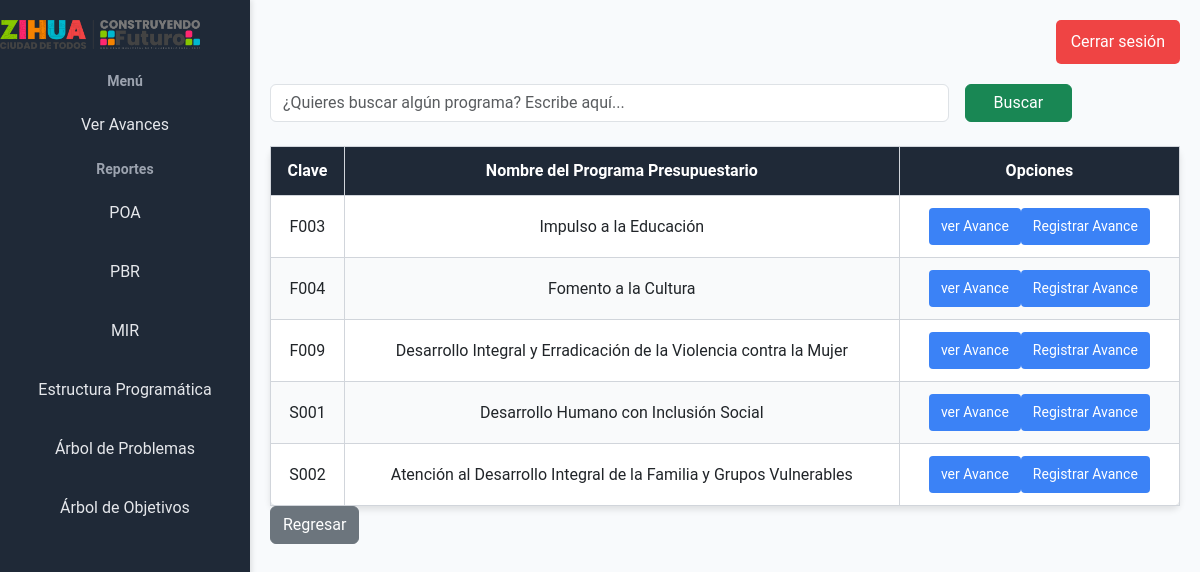
Screenshot of /formularios/programasPre.php (signed in) with the database file from the repository.
### tables this page shows
CREATE TABLE `listapp` (
  `claveProgramaP` varchar(10) NOT NULL,
  `nombreProgramaP` varchar(255) NOT NULL
);

### formularios/programasPre.php (the view, shortened to what this page needs)
<?php
include '../database/conexion.php';
$queryUsuario = "SELECT clave_area, rol FROM usuarios WHERE usr = ?";
$stmtUsuario = $conn->prepare($queryUsuario);
$stmtUsuario->bind_param("s", $_SESSION['usuario']);
$stmtUsuario->execute();
$stmtUsuario->bind_result($clave_area, $rol);
$busqueda = isset($_GET['busqueda']) ? '%' . htmlspecialchars($_GET['busqueda'], ENT_QUOTES, 'UTF-8') . '%' : '%';
if ($rol === 'admin') {
    $queryProgramas = "SELECT l.claveProgramaP, l.nombreProgramaP, u.clave_area, u.nombre_area, p.id
                       FROM listapp l
                       LEFT JOIN unidadesresponsables u ON l.claveProgramaP = u.claveProgramaP
                       LEFT JOIN programas p ON p.clave_area = u.clave_area
                       WHERE l.claveProgramaP LIKE ? OR u.nombre_area LIKE ? OR l.nombreProgramaP LIKE ?
                       GROUP BY l.claveProgramaP, l.nombreProgramaP";
    $stmtProgramas = $conn->prepare($queryProgramas);
    $stmtProgramas->bind_param("sss", $busqueda, $busqueda, $busqueda);
} else {
    $queryProgramas = "SELECT l.claveProgramaP, l.nombreProgramaP, u.clave_area, u.nombre_area, p.id
                       FROM listapp l
                       JOIN unidadesresponsables u ON l.claveProgramaP = u.claveProgramaP
                       JOIN programas p ON p.clave_area = u.clave_area
                       WHERE u.clave_area = ? AND (l.claveProgramaP LIKE ? OR u.nombre_area LIKE ? OR l.nombreProgramaP LIKE ?)
                       GROUP BY l.claveProgramaP, l.nombreProgramaP";
    $stmtProgramas = $conn->prepare($queryProgramas);
    $stmtProgramas->bind_param("ssss", $clave_area, $busqueda, $busqueda, $busqueda);
}
$stmtProgramas->execute();
$resultado = $stmtProgramas->get_result();
?>
<!DOCTYPE html>
<html lang="es">
<head>
    <link href="https://cdn.jsdelivr.net/npm/bootstrap@5.3.0/dist/css/bootstrap.min.css" rel="stylesheet">
    <link rel="stylesheet" href="../css/plan_pp.css">
</head>
<body>
    <div class="sidebar">
        <div class="logo">
            <a href="../plataforma/dashboard.php" target="_blank">
                <img src="../img/ZIHUA_C.png" alt="Logo">
            </a>
        </div>
        <nav>
            <ul>
                <li><span class="menu-title">Menú</span></li>
                <li><a href="pre_a.php">Ver Avances</a></li>
                <li><span class="menu-title">Reportes</span></li>
                <li><a href="#">POA</a></li>
                <li><a href="#">PBR</a></li>
                <li><a href="#">MIR</a></li>
                <li><a href="#">Estructura Programática</a></li>
                <li><a href="#">Árbol de Problemas</a></li>
                <li><a href="#">Árbol de Objetivos</a></li>
            </ul>
        </nav>
    </div>
    <div class="content">
        <header>
            <button type="button" class="btn-salir" onclick="location.href='../sesiones_conexiones/destruir_sesion.php';">Cerrar sesión</button>
        </header>
        <form method="GET" class="row g-3 mb-4" id="search-form">
            <div class="col-md-9">
                <input type="text" name="busqueda" id="search-input" class="form-control"
                       placeholder="¿Quieres buscar algún programa? Escribe aquí..."
                       value="<?php echo isset($_GET['busqueda']) ? htmlspecialchars($_GET['busqueda'], ENT_QUOTES, 'UTF-8') : ''; ?>">
            </div>
            <div class="col-md-3">
                <button type="submit" class="btn btn-success w-50">Buscar</button>
            </div>
        </form>
        <table>
            <thead>
                <tr>
                    <th>Clave</th>
                    <th>Nombre del Programa Presupuestario</th>
                    <th>Opciones</th>
                </tr>
            </thead>
            <tbody id="results">
                <?php
                if ($resultado->num_rows > 0) {
                    while ($row = $resultado->fetch_assoc()) {
                        echo "<tr>";
                        echo "<td>" . htmlspecialchars($row['claveProgramaP'], ENT_QUOTES, 'UTF-8') . "</td>";
                        echo "<td>" . htmlspecialchars($row['nombreProgramaP'], ENT_QUOTES, 'UTF-8') . "</td>";
                        echo "<td>";
                        if ($rol === 'admin') {
                            echo "<button class='view-button' onclick='location.href=\"pre_a.php?claveProgramaP=" . urlencode($row['claveProgramaP']) . "\";'>Mostrar</button>";
                        }
                        else{
                            echo "<button class='view-button' onclick='location.href=\"programa_presupuestario/mas_info.php?claveProgramaP=" . urlencode($row['claveProgramaP']) . "\";'>ver Avance</button>";
                            echo "<button class='view-button' onclick='location.href=\"programa_presupuestario/registrarInfo.php?claveProgramaP=" . urlencode($row['claveProgramaP']) . "\";'>Registrar Avance</button>";
                        }
                        echo "</td>";
                        echo "</tr>";
                    }
                } else {
                    echo "<tr><td colspan='3'>No se encontraron resultados.</td></tr>";
                }
                ?>
            </tbody>
        </table>
        <button type="button" class="btn btn-secondary" onclick="location.href='../plataforma/dashboard.php';">Regresar</button>
    </div>
</body>
</html>

### css/plan_pp.css (style rules this page uses)
* { margin: 0; padding: 0; box-sizing: border-box; }
body { font-family: 'Roboto', sans-serif; display: flex; height: 100vh; background-color: #F8FAFC; }
.sidebar { width: 250px; background-color: #1F2937; color: #FFFFFF; display: flex; flex-direction: column; align-items: center; padding-top: 20px; box-shadow: 2px 0 5px rgba(0, 0, 0, 0.1); }
.logo img { width: 80%; margin-bottom: 20px; }
nav ul { list-style-type: none; width: 100%; padding-left: 0; }
nav ul li { width: 100%; text-align: center; }
.menu-title { font-weight: bold; color: #9CA3AF; margin: 15px 0 10px; font-size: 14px; }
nav ul li a { display: block; padding: 15px; color: #E5E7EB; text-decoration: none; margin: 5px auto; border-radius: 4px; transition: background-color 0.3s ease, color 0.3s ease; }
.content { flex: 1; padding: 20px; overflow-x: auto; max-width: 100%; }
header { display: flex; justify-content: flex-end; margin-bottom: 20px; }
.btn-salir { background-color: #EF4444; color: white; border: none; padding: 10px 15px; border-radius: 5px; cursor: pointer; transition: background-color 0.3s ease; }
table { border-collapse: collapse; width: 100%; table-layout: auto; background-color: #FFFFFF; box-shadow: 0 4px 6px rgba(0, 0, 0, 0.1); border-radius: 8px; }
thead th { background-color: #1F2937; color: #FFFFFF; text-align: center; padding: 10px; border: 1px solid #4B5563; position: sticky; top: 0; z-index: 2; }
thead th, tbody td { padding: 12px; text-align: center; border: 1px solid #D1D5DB; }
tbody tr:nth-child(even) { background-color: #F9FAFB; }
.view-button { background-color: #3B82F6; color: white; border: none; padding: 8px 12px; border-radius: 4px; cursor: pointer; font-size: 14px; transition: background-color 0.3s, transform 0.2s; }

### rows the page displays
listapp: claveProgramaP "F003", nombreProgramaP "Impulso a la Educación"
listapp: claveProgramaP "F004", nombreProgramaP "Fomento a la Cultura"
listapp: claveProgramaP "F009", nombreProgramaP "Desarrollo Integral y Erradicación de la Violencia contra la Mujer"
listapp: claveProgramaP "S001", nombreProgramaP "Desarrollo Humano con Inclusión Social"
listapp: claveProgramaP "S002", nombreProgramaP "Atención al Desarrollo Integral de la Familia y Grupos Vulnerables"
